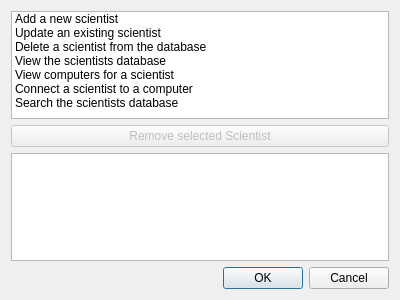
<?xml version="1.0" encoding="UTF-8"?>
<ui version="4.0">
 <class>PersonsMenu</class>
 <widget class="QWidget" name="PersonsMenu">
  <property name="geometry">
   <rect>
    <x>0</x>
    <y>0</y>
    <width>400</width>
    <height>300</height>
   </rect>
  </property>
  <property name="windowTitle">
   <string>Form</string>
  </property>
  <layout class="QVBoxLayout" name="verticalLayout">
   <item>
    <widget class="QListWidget" name="Scientists_mainmenu">
     <item>
      <property name="text">
       <string>Add a new scientist</string>
      </property>
     </item>
     <item>
      <property name="text">
       <string>Update an existing scientist</string>
      </property>
     </item>
     <item>
      <property name="text">
       <string>Delete a scientist from the database</string>
      </property>
     </item>
     <item>
      <property name="text">
       <string>View the scientists database</string>
      </property>
     </item>
     <item>
      <property name="text">
       <string>View computers for a scientist</string>
      </property>
     </item>
     <item>
      <property name="text">
       <string>Connect a scientist to a computer</string>
      </property>
     </item>
     <item>
      <property name="text">
       <string>Search the scientists database</string>
      </property>
     </item>
    </widget>
   </item>
   <item>
    <widget class="QPushButton" name="Button_remove_scientist">
     <property name="enabled">
      <bool>false</bool>
     </property>
     <property name="text">
      <string>Remove selected Scientist</string>
     </property>
    </widget>
   </item>
   <item>
    <widget class="QListWidget" name="list_scientists"/>
   </item>
   <item>
    <widget class="QDialogButtonBox" name="buttonBox">
     <property name="standardButtons">
      <set>QDialogButtonBox::Cancel|QDialogButtonBox::Ok</set>
     </property>
    </widget>
   </item>
  </layout>
 </widget>
 <resources/>
 <connections/>
</ui>
